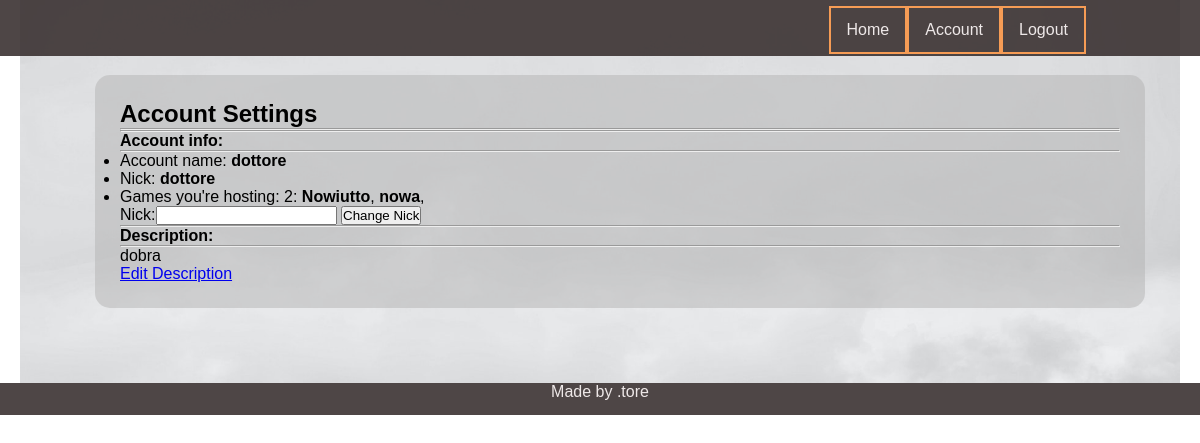
The page /player/account/dottore=pusty (signed in) on the database as committed earlier.
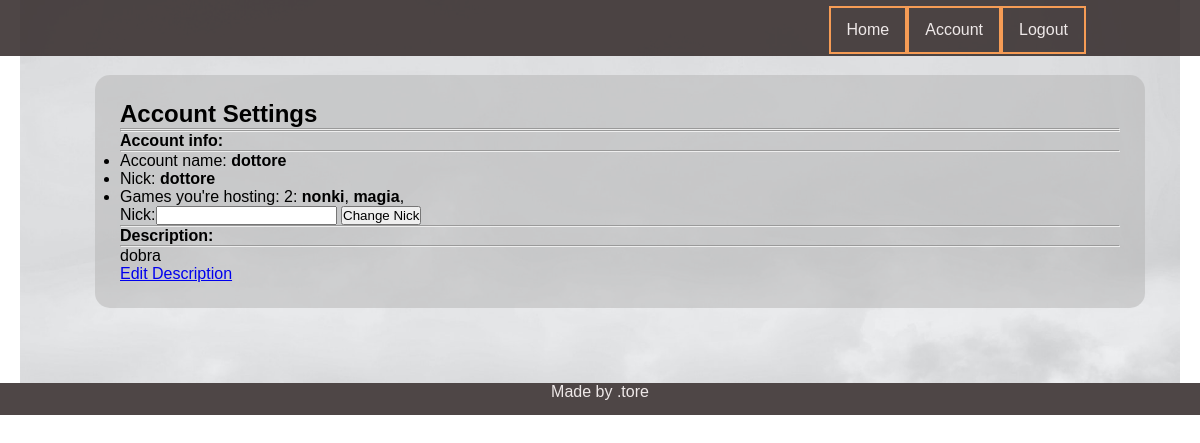
The same page on the database as committed later.
### game/models.py (models this page shows, shortened)
class Game(models.Model):
    name = models.CharField(max_length=150)
    host = models.CharField(max_length=10)
    config = models.ForeignKey(Config, on_delete=models.CASCADE, related_name='game_config', blank=True, null=True)
    is_played = models.BooleanField(default=False)
    max_players = models.IntegerField(default=4)
    who_is_ready = models.ManyToManyField(Player, related_name="guys_ready", blank=True)
    who_is_playing = models.ManyToManyField(Player, related_name="guys_playing", blank=True)
    turn = models.IntegerField(default=1)
    turn_of_player = models.ForeignKey(Player, on_delete=models.CASCADE, related_name='czyja_tura', blank=True,
                                       null=True)

### player/views.py (the view)
# urls.py: path('account/<str:acc>=<str:notif>', account, name="player_account"),
@login_required
def account(request, acc, notif):
    usr = request.user
    player = Player.objects.get(parent=usr.username)
    form = ChangeNick
    hs = Game.objects.filter(host=player.nick)
    hs_nr = hs.count()
    desc = player.description
    args = {'player': player, 'form': form, 'games': hs , 'games_nr': hs_nr, 'description': desc}
    return render(request, 'player/player_account.html', args)

### player/models.py (called while the page is built)
    def __str__(self):
        return self.nick

### templates/player/player_account.html (shortened to what this page needs)
{% extends 'base.html' %}
{% block content %}
<h1>Account Settings</h1>
<hr>
<hr>
<div class = 'jumbotron'>
    <h4>Account info:</h4>
    <hr>
    <ul>
        <li>Account name:<strong> {{user.username}}</strong></li>
        <li>Nick: <strong>{{player}}</strong></li>
        <li>
            Games you're hosting: {{games_nr}}: {% for g in games %}
            <strong>{{g.name}}</strong>,
            {% endfor %}
        </li>
        <form method ="POST" action = '{% url 'change_nick' %}'>
{{form}}
    <button type = 'submit' name="create" value = 'ok'>Change Nick</button>
       </form>
    </ul>
    <hr>
    <h4> Description:</h4>
    <hr>
    <p>
        {{description}}
    </p>
    <a href='{% url "edit_description" user.username%}'>Edit Description</a>
</div>
</div>
{% endblock %}

Rows that differ between the two databases and show on the page:
removed Game: name "Nowiutto"
removed Game: name "nowa"
added Game: name "nonki"
added Game: name "magia"
